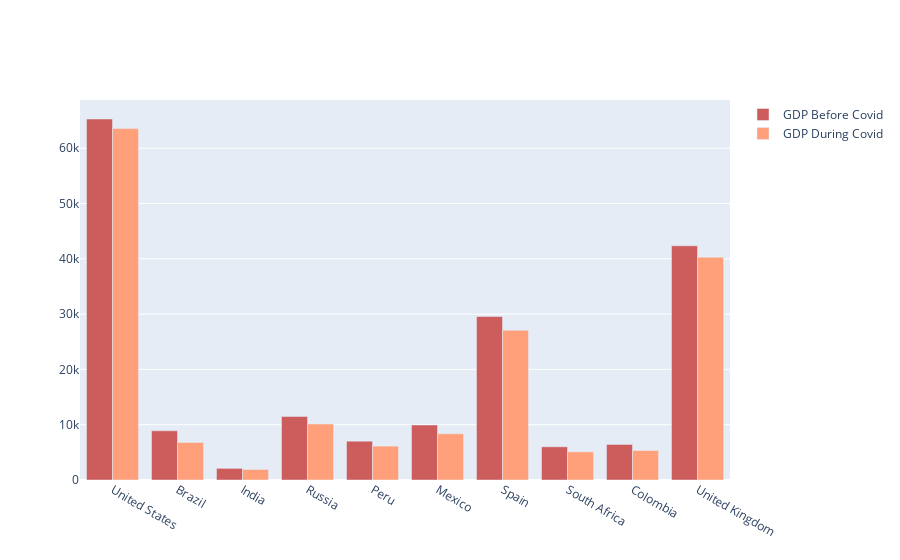

Notebook code for this chart:
### Code cell
fig = go.Figure()
fig.add_trace(go.Bar(
    x=data["Country"],
    y=data["GDP Before Covid"],
    name='GDP Before Covid',
    marker_color='indianred'
))
fig.add_trace(go.Bar(
    x=data["Country"],
    y=data["GDP During Covid"],
    name='GDP During Covid',
    marker_color='lightsalmon'
))
fig.update_layout(barmode='group')
fig.show()

### Figure 1 — Plotly figure (JSON) as saved in the notebook; plotly's stock layout.template omitted (floating-point values rounded to 4 significant figures)
{"data": [{"marker": {"color": "indianred"}, "name": "GDP Before Covid", "type": "bar", "x": ["United States", "Brazil", "India", "Russia", "Peru", "Mexico", "Spain", "South Africa", "Colombia", "United Kingdom"], "y": [65280.0, 8897.0, 2101.0, 11500.0, 7028.0, 9946.0, 29560.0, 6001.0, 6425.0, 42350.0]}, {"marker": {"color": "lightsalmon"}, "name": "GDP During Covid", "type": "bar", "x": ["United States", "Brazil", "India", "Russia", "Peru", "Mexico", "Spain", "South Africa", "Colombia", "United Kingdom"], "y": [63540.0, 6797.0, 1901.0, 10130.0, 6127.0, 8347.0, 27060.0, 5091.0, 5333.0, 40280.0]}], "layout": {"barmode": "group"}}
